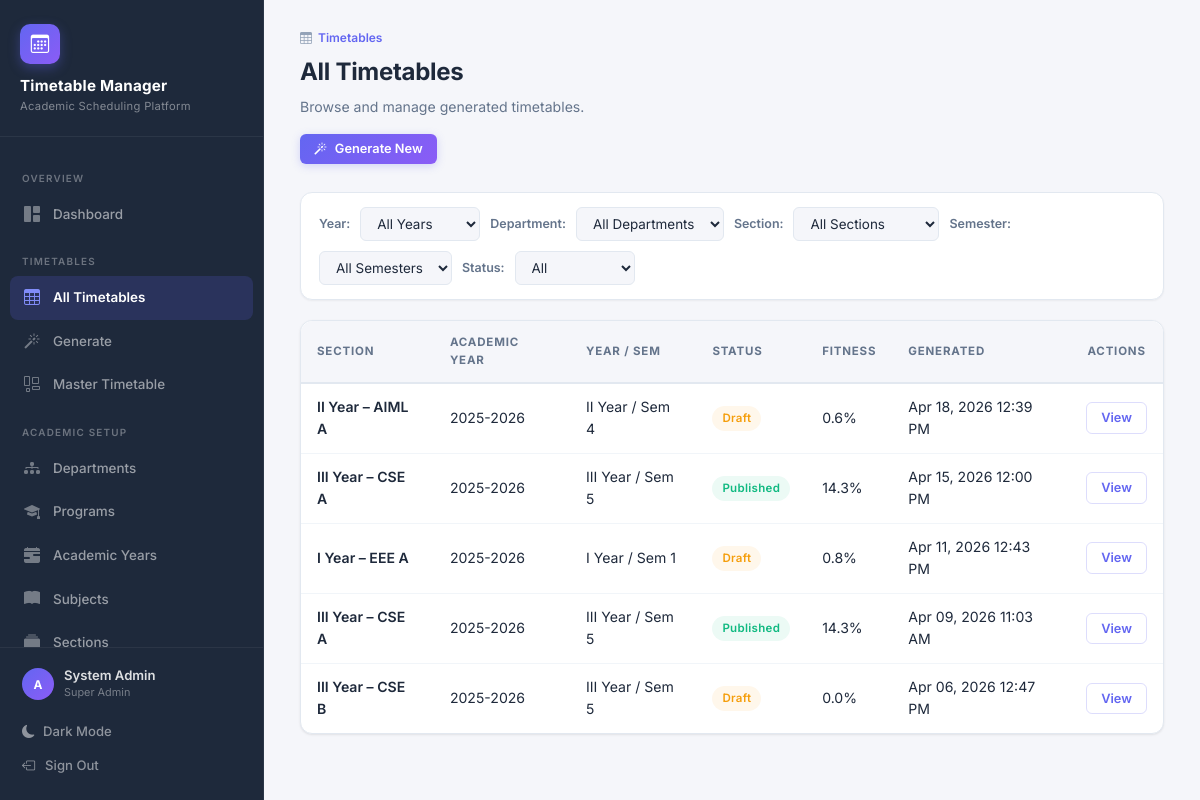
/timetables/ (signed in), run on the app's committed database.
### TTS/SchedulerApp/models.py (models this page shows, shortened)
class Timetable(models.Model):
    section = models.ForeignKey(
        Section, on_delete=models.CASCADE, related_name='timetables',
        verbose_name='Section'
    )
    academic_year = models.ForeignKey(
        AcademicYear, on_delete=models.CASCADE, related_name='timetables',
        verbose_name='Academic Year'
    )
    status = models.CharField(
        max_length=10, choices=TIMETABLE_STATUS, default='DRAFT',
        verbose_name='Status'
    )
    generated_at = models.DateTimeField(
        auto_now_add=True, verbose_name='Generated At'
    )
    updated_at = models.DateTimeField(
        auto_now=True, verbose_name='Last Updated'
    )
    fitness_score = models.FloatField(
        default=0.0, verbose_name='Fitness Score',
        help_text='Quality score from genetic algorithm (1.0 = perfect)'
    )
    generations_run = models.PositiveIntegerField(
        default=0, verbose_name='Generations Run'
    )
    class Meta:
        ordering = ['-generated_at']
        verbose_name = 'Timetable'
        verbose_name_plural = 'Timetables'

class Section(models.Model):
    name = models.CharField(
        max_length=5, verbose_name='Section Name',
        help_text='e.g. A, B, C'
    )
    year_of_study = models.PositiveIntegerField(
        choices=YEAR_CHOICES, verbose_name='Year of Study'
    )
    semester = models.PositiveIntegerField(
        choices=SEMESTER_CHOICES, verbose_name='Semester'
    )
    department = models.ForeignKey(
        Department, on_delete=models.CASCADE, related_name='sections',
        verbose_name='Department'
    )
    program = models.ForeignKey(
        Program, on_delete=models.CASCADE, related_name='sections',
        verbose_name='Program'
    )
    academic_year = models.ForeignKey(
        AcademicYear, on_delete=models.CASCADE, related_name='sections',
        verbose_name='Academic Year'
    )
    strength = models.PositiveIntegerField(
        default=60, verbose_name='Student Strength'
    )
    class Meta:
        ordering = ['year_of_study', 'department', 'program', 'name']
        unique_together = [
            ('name', 'year_of_study', 'semester', 'program', 'academic_year')
        ]
        verbose_name = 'Section'
        verbose_name_plural = 'Sections'
    @property
    def label(self):
        year_label = self.get_year_of_study_display()
        return f'{year_label} – {self.program.code} {self.name}'

class Program(models.Model):
    department = models.ForeignKey(
        Department, on_delete=models.CASCADE, related_name='programs',
        verbose_name='Department'
    )
    name = models.CharField(
        max_length=100, verbose_name='Program Name',
        help_text='e.g. Artificial Intelligence & Machine Learning'
    )
    code = models.CharField(
        max_length=10, unique=True, verbose_name='Program Code',
        help_text='e.g. AIML'
    )
    duration_years = models.PositiveIntegerField(
        default=4, verbose_name='Duration (Years)',
        validators=[MinValueValidator(1), MaxValueValidator(6)]
    )
    class Meta:
        ordering = ['department', 'name']
        verbose_name = 'Program'
        verbose_name_plural = 'Programs'

class AcademicYear(models.Model):
    label = models.CharField(
        max_length=20, unique=True, verbose_name='Academic Year',
        help_text='e.g. 2025-2026'
    )
    start_date = models.DateField(verbose_name='Start Date')
    end_date = models.DateField(verbose_name='End Date')
    is_current = models.BooleanField(
        default=False, verbose_name='Current Year',
        help_text='Mark as the active academic year'
    )
    class Meta:
        ordering = ['-start_date']
        verbose_name = 'Academic Year'
        verbose_name_plural = 'Academic Years'

### TTS/SchedulerApp/views.py (the view)
# urls.py: path('timetables/', views.timetable_list, name='timetable_list'),
@login_required
def timetable_list(request):
    timetables = Timetable.objects.select_related(
        'section__program', 'section__department', 'academic_year'
    ).order_by('-generated_at')
    year = request.GET.get('year')
    department = request.GET.get('department')
    section = request.GET.get('section')
    semester = request.GET.get('semester')
    status = request.GET.get('status')
    if year:
        timetables = timetables.filter(section__year_of_study=year)
    if department:
        timetables = timetables.filter(section__department_id=department)
    if section:
        timetables = timetables.filter(section_id=section)
    if semester:
        timetables = timetables.filter(section__semester=semester)
    if status:
        timetables = timetables.filter(status=status)
    return render(request, 'timetable_list.html', {
        'timetables': timetables,
        'departments': Department.objects.all(),
        'sections': Section.objects.all(),
        'years': YEAR_CHOICES,
        'filter_year': year,
        'filter_department': department,
        'filter_section': section,
        'filter_semester': semester,
        'filter_status': status,
    })

### TTS/SchedulerApp/models.py (called while the page is built)
    @property
    def is_super_admin(self):
        return self.role == 'SUPER_ADMIN'

    @property
    def can_manage_timetable(self):
        return self.role in ('SUPER_ADMIN', 'TIMETABLE_ADMIN', 'HOD')

### TTS/SchedulerApp/templatetags/index.py (called while the page is built)
@register.filter
def percentage(value):
    try:
        return f'{float(value) * 100:.1f}%'
    except (TypeError, ValueError):
        return '0%'

    def render(self, context):
        path = context['request'].path
        for p in self.patterns:
            try:
                pValue = template.Variable(p).resolve(context)
                if path == pValue:
                    return 'active'
            except template.VariableDoesNotExist:
                pass
        return ''

### TTS/templates/timetable_list.html (shortened to what this page needs)
{% extends 'base.html' %}
{% load index %}
{% block content %}
<div class="page-header">
  <div class="page-breadcrumb">
    <i class="bi bi-table"></i>
    <span>Timetables</span>
  </div>
  <h2>All Timetables</h2>
  <p>Browse and manage generated timetables.</p>
  {% if can_manage %}
  <div class="page-header-actions">
    <a href="{% url 'timetable_generate' %}" class="btn btn-primary btn-sm">
      <i class="bi bi-magic"></i> Generate New
    </a>
  </div>
  {% endif %}
</div>
<form method="get" class="filter-bar">
  <label>Year:</label>
  <select name="year" onchange="this.form.submit()">
    <option value="">All Years</option>
  </select>
  <label>Department:</label>
  <select name="department" onchange="this.form.submit()">
    <option value="">All Departments</option>
  </select>
  <label>Section:</label>
  <select name="section" onchange="this.form.submit()">
    <option value="">All Sections</option>
  </select>
  <label>Semester:</label>
  <select name="semester" onchange="this.form.submit()">
    <option value="">All Semesters</option>
  </select>
  <label>Status:</label>
  <select name="status" onchange="this.form.submit()">
    <option value="">All</option>
  </select>
</form>
<div class="card" style="padding: 0; overflow: hidden;">
  <div class="table-wrap">
    <table class="data-table">
      <thead>
        <tr>
          <th>Section</th>
          <th>Academic Year</th>
          <th>Year / Sem</th>
          <th>Status</th>
          <th>Fitness</th>
          <th>Generated</th>
          <th style="text-align:center;">Actions</th>
        </tr>
      </thead>
      <tbody>
        {% for tt in timetables %}
        <tr>
          <td style="font-weight: 600;">{{ tt.section.label }}</td>
          <td>{{ tt.academic_year.label }}</td>
          <td>{{ tt.section.get_year_of_study_display }} / Sem {{ tt.section.semester }}</td>
          <td><span class="badge badge-{{ tt.status|lower }}">{{ tt.get_status_display }}</span></td>
          <td>{{ tt.fitness_score|percentage }}</td>
          <td>{{ tt.generated_at|date:"M d, Y h:i A" }}</td>
          <td style="text-align:center;">
            <a href="{% url 'timetable_view' tt.pk %}" class="btn btn-sm btn-outline">View</a>
          </td>
        </tr>
        {% endfor %}
      </tbody>
    </table>
  </div>
</div>
{% endblock %}

### TTS/templates/base.html (shortened to what this page needs)
{% load static %}
{% load index %}
{% url 'dashboard' as dashboard_url %}
{% url 'department_list' as dept_url %}
{% url 'program_list' as prog_url %}
{% url 'academic_year_list' as ay_url %}
{% url 'room_list' as room_url %}
{% url 'timeslot_list' as slot_url %}
{% url 'faculty_list' as fac_url %}
{% url 'subject_list' as subj_url %}
{% url 'section_list' as sec_url %}
{% url 'offering_list' as offer_url %}
{% url 'timetable_list' as tt_url %}
{% url 'timetable_generate' as gen_url %}
{% url 'master_timetable' as master_url %}
{% url 'user_list' as user_url %}
<!DOCTYPE html>
<html lang="en" data-theme="light">
<head>
  <link rel="stylesheet" href="https://cdn.jsdelivr.net/npm/bootstrap-icons@1.11.3/font/bootstrap-icons.min.css">
  <link rel="stylesheet" type="text/css" href="{% static 'CSS/style.css' %}">
</head>
<body>
  <aside class="sidebar" id="sidebar">
    <div class="sidebar-brand">
      <div class="brand-icon">
        <i class="bi bi-calendar3"></i>
      </div>
      <h1>Timetable Manager</h1>
      <span>Academic Scheduling Platform</span>
    </div>
    <nav class="sidebar-nav">
      <div class="nav-section-label">Overview</div>
      <a href="{{ dashboard_url }}" class="{% active request dashboard_url %}">
        <i class="bi bi-grid-1x2-fill"></i>
        Dashboard
      </a>
      {% if user.is_authenticated %}
      <div class="nav-section-label">Timetables</div>
      <a href="{{ tt_url }}" class="{% active request tt_url %}">
        <i class="bi bi-table"></i>
        All Timetables
      </a>
      {% if can_manage %}
      <a href="{{ gen_url }}" class="{% active request gen_url %}">
        <i class="bi bi-magic"></i>
        Generate
      </a>
      <a href="{{ master_url }}" class="{% active request master_url %}">
        <i class="bi bi-layout-wtf"></i>
        Master Timetable
      </a>
      {% endif %}
      <div class="nav-section-label">Academic Setup</div>
      {% if is_admin %}
      <a href="{{ dept_url }}" class="{% active request dept_url %}">
        <i class="bi bi-diagram-3-fill"></i>
        Departments
      </a>
      <a href="{{ prog_url }}" class="{% active request prog_url %}">
        <i class="bi bi-mortarboard-fill"></i>
        Programs
      </a>
      <a href="{{ ay_url }}" class="{% active request ay_url %}">
        <i class="bi bi-calendar-range-fill"></i>
        Academic Years
      </a>
      {% endif %}
      {% if can_manage %}
      <a href="{{ subj_url }}" class="{% active request subj_url %}">
        <i class="bi bi-book-fill"></i>
        Subjects
      </a>
      <a href="{{ sec_url }}" class="{% active request sec_url %}">
        <i class="bi bi-collection-fill"></i>
        Sections
      </a>
      {% endif %}
      {% endif %}
    </nav>
    <div class="sidebar-footer">
      {% if user.is_authenticated %}
      <div class="user-info">
        <div class="user-avatar">{{ user.username|make_list|first|upper }}</div>
        <div>
          <div class="user-name">{{ user.get_full_name|default:user.username }}</div>
          <div class="user-role">{{ user_role_display }}</div>
        </div>
      </div>
      <button class="theme-toggle" id="themeToggle">
        <i class="bi bi-moon-fill"></i>
        <span>Dark Mode</span>
      </button>
      <a href="{% url 'logout' %}">
        <i class="bi bi-box-arrow-left"></i>
        Sign Out
      </a>
      {% endif %}
    </div>
  </aside>
  <main class="main-content">
    {% block content %}
    {% endblock %}
  </main>
</body>
</html>

### data on the page
Timetable: section.label "II Year – AIML A", academic_year.label "2025-2026", section.year_of_study "II Year", section.semester "4", status "Draft", fitness_score|percentage "0.6%", generated_at "Apr 18, 2026 12:39 PM"
Timetable: section.label "III Year – CSE A", academic_year.label "2025-2026", section.year_of_study "III Year", section.semester "5", status "Published", fitness_score|percentage "14.3%", generated_at "Apr 15, 2026 12:00 PM"
Timetable: section.label "I Year – EEE A", academic_year.label "2025-2026", section.year_of_study "I Year", section.semester "1", status "Draft", fitness_score|percentage "0.8%", generated_at "Apr 11, 2026 12:43 PM"
Timetable: section.label "III Year – CSE A", academic_year.label "2025-2026", section.year_of_study "III Year", section.semester "5", status "Published", fitness_score|percentage "14.3%", generated_at "Apr 09, 2026 11:03 AM"
Timetable: section.label "III Year – CSE B", academic_year.label "2025-2026", section.year_of_study "III Year", section.semester "5", status "Draft", fitness_score|percentage "0.0%", generated_at "Apr 06, 2026 12:47 PM"

### other printed values
{{ user.username|make_list|first|upper }} "A"
{{ user.get_full_name|default:user.username }} "System Admin"
{{ user_role_display }} "Super Admin"
